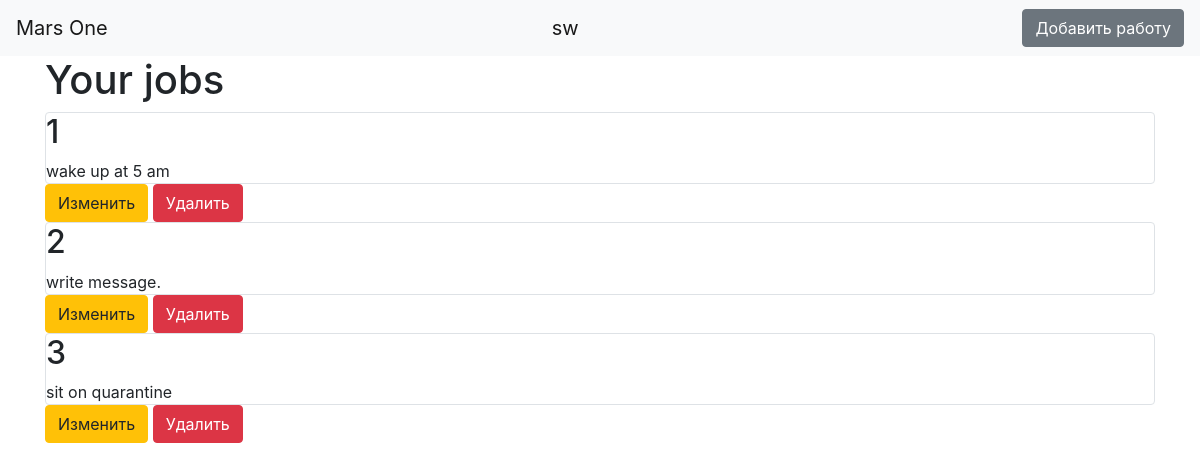
The page / (signed in) on the database its author committed.
### data/users.py (models this page shows, shortened)
class User(SqlAlchemyBase, UserMixin, SerializerMixin):
    __tablename__ = 'users'
    id = sqlalchemy.Column(sqlalchemy.Integer,
                           primary_key=True, autoincrement=True)
    surname = sqlalchemy.Column(sqlalchemy.String, nullable=True)
    name = sqlalchemy.Column(sqlalchemy.String, nullable=True)
    age = sqlalchemy.Column(sqlalchemy.Integer, nullable=True)
    about = sqlalchemy.Column(sqlalchemy.String, nullable=True)
    position = sqlalchemy.Column(sqlalchemy.String, nullable=True)
    speciality = sqlalchemy.Column(sqlalchemy.String, nullable=True)
    address = sqlalchemy.Column(sqlalchemy.String, nullable=True)
    email = sqlalchemy.Column(sqlalchemy.String,
                              index=True, unique=True, nullable=True)
    hashed_password = sqlalchemy.Column(sqlalchemy.String, nullable=True)
    modified_date = sqlalchemy.Column(sqlalchemy.DateTime,
                                      default=datetime.datetime.now)
    job = orm.relation("Jobs", back_populates='user')

### data/jobs.py (models this page shows)
class Jobs(SqlAlchemyBase, SerializerMixin):
    __tablename__ = 'jobs'
    id = sqlalchemy.Column(sqlalchemy.Integer,
                           primary_key=True, autoincrement=True)
    team_leader = sqlalchemy.Column(sqlalchemy.Integer, nullable=True)
    job = sqlalchemy.Column(sqlalchemy.String, nullable=True)
    work_size = sqlalchemy.Column(sqlalchemy.Integer, nullable=True)
    collaborators = sqlalchemy.Column(sqlalchemy.String, nullable=True)
    start_date = sqlalchemy.Column(sqlalchemy.DateTime,
                                   default=datetime.datetime.now)
    end_date = sqlalchemy.Column(sqlalchemy.DateTime,
                                 default=datetime.datetime.now)
    is_finished = sqlalchemy.Column(sqlalchemy.Boolean)
    team_leader = sqlalchemy.Column(sqlalchemy.Integer,
                                    sqlalchemy.ForeignKey("users.id"))
    user = orm.relation('User')

### serv.py (the view)
@app.route("/")
def index():
    session = db_session.create_session()
    jobs = session.query(Jobs)
    return render_template("index.html", news=jobs)

### data/db_session.py (called while the page is built)
def create_session() -> Session:
    global __factory
    return __factory()

### serv.py (called while the page is built)
@login_manager.user_loader
def load_user(user_id):
    session = db_session.create_session()
    return session.query(User).get(user_id)

### templates/index.html
{% extends "base.html" %}
{% block content %}
<h1>Your jobs</h1>
{% for item in news%}
<nav>
    {% if current_user.is_authenticated %}
    <div class="col-md6 border rounded">
    <h2>{{item.id}}</h2>
    <div>
        {{item.job}}
    </div>
    </div>
{% endif %}
    {% if current_user.is_authenticated and current_user == item.user or current_user.is_authenticated and current_user.id == 1 %}
    <div>
        <a href="/jobs/{{ item.id }}" class="btn btn-warning">Изменить</a>
        <a href="/jobs_delete/{{ item.id }}" class="btn btn-danger">Удалить</a>
    </div>
{% endif %}
</nav>
{% endfor %}
{% endblock %}

### templates/base.html (shortened to what this page needs)
<!doctype html>
<html lang="en">
<head>
    <link rel="stylesheet"
          href="https://stackpath.bootstrapcdn.com/bootstrap/4.4.1/css/bootstrap.min.css"
>
</head>
<body>
<header>
    <nav class="navbar navbar-light bg-light">
        <a class="navbar-brand" href="#">Mars One</a>
        {% if current_user.is_authenticated %}
        <a class="navbar-brand" href="/logout">{{ current_user.name }}</a>
        <a href="/add_job" class="btn btn-secondary">Добавить работу</a>
        {% else %}
        <p>
            <a class="btn btn-primary " href="/register">Зарегистрироваться</a>
            <a class="btn btn-success" href="/login">Войти</a>
        </p>
        {% endif %}
    </nav>
</header>
<main role="main" class="container">
    {% block content %}{% endblock %}
</main>
</body>
</html>

### rows shown on the page
User: name "sw"
Jobs: id "1", job "wake up at 5 am"
Jobs: id "2", job "write message."
Jobs: id "3", job "sit on quarantine"
